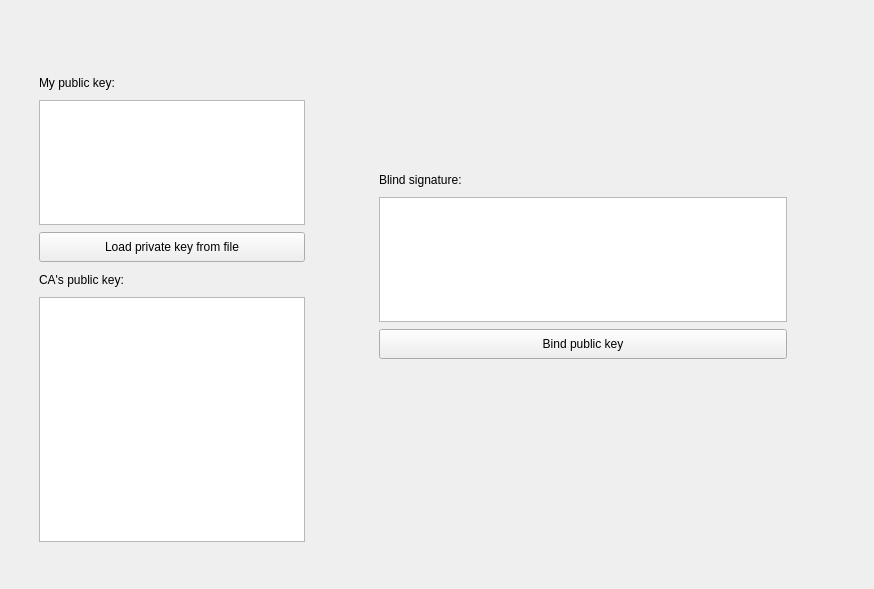
<?xml version="1.0" encoding="UTF-8"?>
<ui version="4.0">
 <class>MainWindow</class>
 <widget class="QMainWindow" name="MainWindow">
  <property name="geometry">
   <rect>
    <x>0</x>
    <y>0</y>
    <width>874</width>
    <height>589</height>
   </rect>
  </property>
  <property name="windowTitle">
   <string>User</string>
  </property>
  <widget class="QWidget" name="centralwidget">
   <layout class="QGridLayout" name="gridLayout_2">
    <item row="0" column="0">
     <widget class="QStackedWidget" name="stackedWidget">
      <property name="frameShape">
       <enum>QFrame::NoFrame</enum>
      </property>
      <property name="currentIndex">
       <number>0</number>
      </property>
      <widget class="QWidget" name="step0">
       <widget class="QPushButton" name="load_private_key_push_button">
        <property name="geometry">
         <rect>
          <x>30</x>
          <y>223</y>
          <width>266</width>
          <height>30</height>
         </rect>
        </property>
        <property name="text">
         <string>Load private key from file</string>
        </property>
       </widget>
       <widget class="QPlainTextEdit" name="my_public_key_plain_text_edit">
        <property name="geometry">
         <rect>
          <x>30</x>
          <y>91</y>
          <width>266</width>
          <height>125</height>
         </rect>
        </property>
        <property name="readOnly">
         <bool>true</bool>
        </property>
       </widget>
       <widget class="QPlainTextEdit" name="ca_public_key_plain_text_edit">
        <property name="geometry">
         <rect>
          <x>30</x>
          <y>288</y>
          <width>266</width>
          <height>245</height>
         </rect>
        </property>
       </widget>
       <widget class="QLabel" name="label_6">
        <property name="geometry">
         <rect>
          <x>30</x>
          <y>63</y>
          <width>266</width>
          <height>21</height>
         </rect>
        </property>
        <property name="text">
         <string>My public key:</string>
        </property>
       </widget>
       <widget class="QLabel" name="label_11">
        <property name="geometry">
         <rect>
          <x>30</x>
          <y>260</y>
          <width>266</width>
          <height>21</height>
         </rect>
        </property>
        <property name="text">
         <string>CA's public key:</string>
        </property>
       </widget>
       <widget class="QLabel" name="label_17">
        <property name="geometry">
         <rect>
          <x>370</x>
          <y>160</y>
          <width>408</width>
          <height>21</height>
         </rect>
        </property>
        <property name="text">
         <string>Blind signature:</string>
        </property>
       </widget>
       <widget class="QPlainTextEdit" name="plainTextEdit">
        <property name="geometry">
         <rect>
          <x>370</x>
          <y>188</y>
          <width>408</width>
          <height>125</height>
         </rect>
        </property>
       </widget>
       <widget class="QPushButton" name="pushButton">
        <property name="geometry">
         <rect>
          <x>370</x>
          <y>320</y>
          <width>408</width>
          <height>30</height>
         </rect>
        </property>
        <property name="text">
         <string>Bind public key</string>
        </property>
       </widget>
      </widget>
      <widget class="QWidget" name="step1">
       <layout class="QGridLayout" name="gridLayout_3">
        <item row="0" column="0" colspan="3">
         <widget class="QLabel" name="label_4">
          <property name="text">
           <string>Sharing Public Key</string>
          </property>
          <property name="alignment">
           <set>Qt::AlignCenter</set>
          </property>
         </widget>
        </item>
        <item row="7" column="2">
         <widget class="QPlainTextEdit" name="ca_signature_on_peer_public_key_plain_text_edit"/>
        </item>
        <item row="8" column="0" colspan="3">
         <widget class="QPushButton" name="verify_peer_public_key_push_button">
          <property name="text">
           <string>Verify peer's public key and move to key exchange</string>
          </property>
         </widget>
        </item>
        <item row="1" column="0" colspan="3">
         <widget class="Line" name="line_2">
          <property name="frameShadow">
           <enum>QFrame::Plain</enum>
          </property>
          <property name="orientation">
           <enum>Qt::Horizontal</enum>
          </property>
         </widget>
        </item>
        <item row="6" column="2">
         <widget class="QLabel" name="label_10">
          <property name="text">
           <string>CA's signature on peer's public key:</string>
          </property>
         </widget>
        </item>
        <item row="7" column="1">
         <widget class="QPlainTextEdit" name="peer_public_key_plain_text_edit"/>
        </item>
        <item row="6" column="1">
         <widget class="QLabel" name="label_9">
          <property name="text">
           <string>Peer's public key:</string>
          </property>
         </widget>
        </item>
        <item row="3" column="2">
         <widget class="QLabel" name="label_19">
          <property name="text">
           <string>CA's signature on my public key:</string>
          </property>
         </widget>
        </item>
        <item row="4" column="2" rowspan="2">
         <widget class="QPlainTextEdit" name="ca_signature_on_my_public_key_plain_text_edit">
          <property name="readOnly">
           <bool>false</bool>
          </property>
         </widget>
        </item>
       </layout>
      </widget>
      <widget class="QWidget" name="step2">
       <layout class="QGridLayout" name="gridLayout">
        <item row="3" column="1">
         <widget class="QPlainTextEdit" name="peer_dh_public_key_plain_text_edit"/>
        </item>
        <item row="5" column="1">
         <widget class="QPlainTextEdit" name="peer_signature_on_peer_dh_public_key_plain_text_edit"/>
        </item>
        <item row="2" column="1">
         <widget class="QLabel" name="label_2">
          <property name="text">
           <string>Peer's DH public key:</string>
          </property>
         </widget>
        </item>
        <item row="4" column="1">
         <widget class="QLabel" name="label_3">
          <property name="text">
           <string>Peers's signature on peer's DH public key:</string>
          </property>
         </widget>
        </item>
        <item row="3" column="0">
         <widget class="QPlainTextEdit" name="my_dh_public_key_plain_text_edit">
          <property name="readOnly">
           <bool>true</bool>
          </property>
         </widget>
        </item>
        <item row="4" column="0">
         <widget class="QLabel" name="label_5">
          <property name="text">
           <string>My signature on my DH public key:</string>
          </property>
         </widget>
        </item>
        <item row="2" column="0">
         <widget class="QLabel" name="label">
          <property name="text">
           <string>My DH public key:</string>
          </property>
         </widget>
        </item>
        <item row="5" column="0">
         <widget class="QPlainTextEdit" name="my_signature_on_my_dh_public_key_plain_text_edit">
          <property name="readOnly">
           <bool>true</bool>
          </property>
         </widget>
        </item>
        <item row="0" column="0" colspan="2">
         <widget class="QLabel" name="label_7">
          <property name="text">
           <string>Diffie Hellman Key Exchange</string>
          </property>
          <property name="alignment">
           <set>Qt::AlignCenter</set>
          </property>
         </widget>
        </item>
        <item row="6" column="0" colspan="2">
         <widget class="QPushButton" name="generate_shared_key_push_button">
          <property name="text">
           <string>Generate shared key and move to message passing</string>
          </property>
         </widget>
        </item>
        <item row="1" column="0" colspan="2">
         <widget class="Line" name="line">
          <property name="frameShadow">
           <enum>QFrame::Plain</enum>
          </property>
          <property name="orientation">
           <enum>Qt::Horizontal</enum>
          </property>
         </widget>
        </item>
       </layout>
      </widget>
      <widget class="QWidget" name="step3">
       <layout class="QGridLayout" name="gridLayout_4">
        <item row="1" column="0" colspan="2">
         <widget class="Line" name="line_3">
          <property name="frameShadow">
           <enum>QFrame::Plain</enum>
          </property>
          <property name="orientation">
           <enum>Qt::Horizontal</enum>
          </property>
         </widget>
        </item>
        <item row="2" column="0">
         <widget class="QLabel" name="label_8">
          <property name="text">
           <string>Shared key:</string>
          </property>
         </widget>
        </item>
        <item row="3" column="0" colspan="2">
         <widget class="QPlainTextEdit" name="shared_key_plain_text_edit">
          <property name="readOnly">
           <bool>true</bool>
          </property>
         </widget>
        </item>
        <item row="4" column="0">
         <widget class="QLabel" name="label_12">
          <property name="text">
           <string>Plain message:</string>
          </property>
         </widget>
        </item>
        <item row="4" column="1">
         <widget class="QLabel" name="label_13">
          <property name="text">
           <string>Cipher message:</string>
          </property>
         </widget>
        </item>
        <item row="5" column="0">
         <widget class="QPlainTextEdit" name="message_plain_text_edit"/>
        </item>
        <item row="5" column="1">
         <widget class="QPlainTextEdit" name="cipher_message_plain_text_edit"/>
        </item>
        <item row="6" column="0">
         <widget class="QPushButton" name="encrypt_push_button">
          <property name="text">
           <string>Encrypt plain message</string>
          </property>
         </widget>
        </item>
        <item row="6" column="1">
         <widget class="QPushButton" name="decrypt_push_button">
          <property name="text">
           <string>Decrypt cipher message</string>
          </property>
         </widget>
        </item>
        <item row="7" column="0">
         <widget class="QLabel" name="label_14">
          <property name="text">
           <string>Encrypted message:</string>
          </property>
         </widget>
        </item>
        <item row="7" column="1">
         <widget class="QLabel" name="label_15">
          <property name="text">
           <string>Decrypted message:</string>
          </property>
         </widget>
        </item>
        <item row="8" column="0">
         <widget class="QPlainTextEdit" name="encrypted_message_plain_text_edit">
          <property name="readOnly">
           <bool>true</bool>
          </property>
         </widget>
        </item>
        <item row="8" column="1">
         <widget class="QPlainTextEdit" name="decrypted_message_plain_text_edit">
          <property name="readOnly">
           <bool>true</bool>
          </property>
         </widget>
        </item>
        <item row="0" column="0" colspan="2">
         <widget class="QLabel" name="label_16">
          <property name="text">
           <string>Message Passing</string>
          </property>
          <property name="alignment">
           <set>Qt::AlignCenter</set>
          </property>
         </widget>
        </item>
       </layout>
      </widget>
     </widget>
    </item>
   </layout>
  </widget>
 </widget>
 <resources/>
 <connections/>
</ui>
